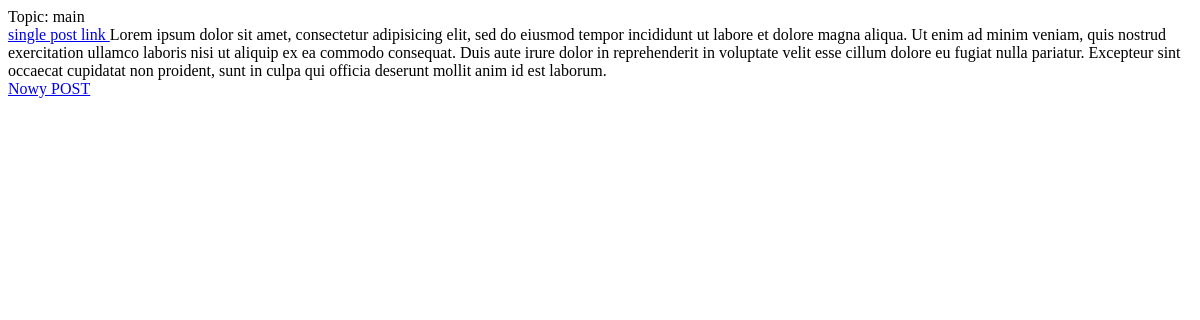
Before: /forum/1/1/ with the older database file.
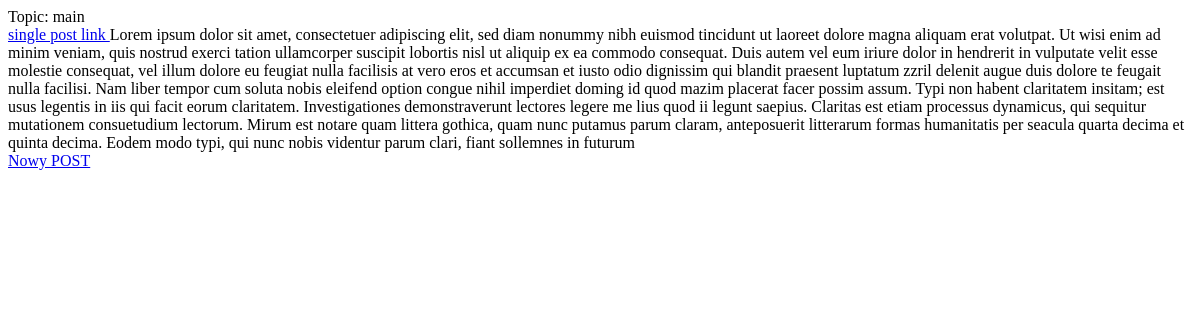
After: the same page with the newer database file.
### board/models.py (models this page shows, shortened)
class Message(models.Model):
    topic = models.ForeignKey('Topic',related_name='topic')
    submitted_by = models.ForeignKey('core.ShopUser',blank=True,null=True)
    submission_date = models.DateTimeField()
    content = models.TextField()
    score = models.IntegerField(null=True,blank=True)
    prev_message = models.ForeignKey('Message',related_name='prev',blank=True,null=True)
    next_message = models.ForeignKey('Message',related_name='next',blank=True,null=True)

### board/views.py (the view)
# urls.py: url(r'^forum/(?P<board_id>\d+)/(?P<topic_id>\d+)/$', BoardView.show_topic),
    @classmethod
    def show_topic(cls, request, board_id, topic_id):
        messages = Message.objects.filter(topic__pk=topic_id)
        topic_item = Topic.objects.get(pk=topic_id)
        topic = topic_item.title
        topic_id = topic_item.pk
        return render_to_response("topic_detail.html",
                                  {'messages':messages, 'topic': topic, 'topic_id': topic_id},
                                  context_instance=RequestContext(request))

### templates/topic_detail.html
<div id="list">
Topic: {{ topic }}
    {% for message in messages %}
        <div class="message"><a href="{{ message.pk }}">single post link </a>{{ message.content }}
            </div>
    {% endfor %}
    <a href="nowy_post/">Nowy POST</a>
</div>

Changed rows visible on the page:
changed Message: content "…ipsum dolor sit amet, consectetur adipisicing elit, sed do eiusmod tempor incididunt ut labore et dolore magna aliqua. Ut enim ad minim veniam, quis nostrud exercitation ullamco laboris nisi ut aliquip ex ea commodo consequat. Duis aute irure dolor in reprehenderit in voluptate velit esse cillum dolore eu fugiat nulla pariatur. Excepteur sint occaecat cupidatat non proident, sunt in culpa qui officia deserunt mollit anim id est laborum." → "…ipsum dolor sit amet, consectetuer adipiscing elit, sed diam nonummy nibh euismod tincidunt ut laoreet dolore magna aliquam erat volutpat. Ut wisi enim ad minim veniam, quis nostrud exerci tation ullamcorper suscipit lobortis nisl ut aliquip ex ea commodo consequat. Duis autem vel eum iriure dolor in hendrerit in vulputate velit esse molestie consequat, vel illum dolore eu feugiat nulla facilisis at vero eros et accumsan et iusto odio dignissim qui blandit praesent luptatum zzril delenit augue duis dolore te feugait nulla facilisi. Nam liber tempor cum soluta nobis eleifend option congue nihil imperdiet doming id quod mazim placerat facer possim assum. Typi non habent claritatem insitam;…"
